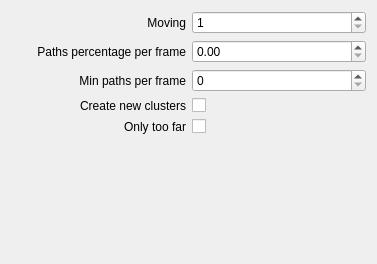
     <widget class="QWidget" name="m_PathsMovingTab">
      <attribute name="title">
       <string>Paths moving</string>
      </attribute>
      <layout class="QGridLayout" name="gridLayout_4">
       <item row="3" column="0">
        <widget class="QLabel" name="label_16">
         <property name="text">
          <string>Create new clusters</string>
         </property>
         <property name="alignment">
          <set>Qt::AlignRight|Qt::AlignTrailing|Qt::AlignVCenter</set>
         </property>
        </widget>
       </item>
       <item row="4" column="1">
        <widget class="QCheckBox" name="m_TryMovingOnlyWhenCurrentIsTooFar">
         <property name="text">
          <string/>
         </property>
        </widget>
       </item>
       <item row="1" column="0">
        <widget class="QLabel" name="label_14">
         <property name="text">
          <string>Paths percentage per frame</string>
         </property>
         <property name="alignment">
          <set>Qt::AlignRight|Qt::AlignTrailing|Qt::AlignVCenter</set>
         </property>
        </widget>
       </item>
       <item row="2" column="0">
        <widget class="QLabel" name="label_15">
         <property name="text">
          <string>Min paths per frame</string>
         </property>
         <property name="alignment">
          <set>Qt::AlignRight|Qt::AlignTrailing|Qt::AlignVCenter</set>
         </property>
        </widget>
       </item>
       <item row="2" column="1">
        <widget class="QSpinBox" name="m_MinPathsMovesPerFrame">
         <property name="maximum">
          <number>100</number>
         </property>
        </widget>
       </item>
       <item row="3" column="1">
        <widget class="QCheckBox" name="m_CreateNewCluster">
         <property name="text">
          <string/>
         </property>
        </widget>
       </item>
       <item row="1" column="1">
        <widget class="QDoubleSpinBox" name="m_PathsPercentageMovesPerFrame">
         <property name="maximum">
          <double>1.000000000000000</double>
         </property>
         <property name="singleStep">
          <double>0.010000000000000</double>
         </property>
        </widget>
       </item>
       <item row="5" column="0" colspan="2">
        <spacer name="verticalSpacer_3">
         <property name="orientation">
          <enum>Qt::Vertical</enum>
         </property>
         <property name="sizeHint" stdset="0">
          <size>
           <width>355</width>
           <height>119</height>
          </size>
         </property>
        </spacer>
       </item>
       <item row="4" column="0">
        <widget class="QLabel" name="label_17">
         <property name="text">
          <string>Only too far</string>
         </property>
         <property name="alignment">
          <set>Qt::AlignRight|Qt::AlignTrailing|Qt::AlignVCenter</set>
         </property>
        </widget>
       </item>
       <item row="0" column="0">
        <widget class="QLabel" name="label_23">
         <property name="text">
          <string>Moving</string>
         </property>
         <property name="alignment">
          <set>Qt::AlignRight|Qt::AlignTrailing|Qt::AlignVCenter</set>
         </property>
        </widget>
       </item>
       <item row="0" column="1">
        <widget class="QSpinBox" name="m_EnableMovingPathsCount">
         <property name="minimum">
          <number>1</number>
         </property>
         <property name="maximum">
          <number>10</number>
         </property>
        </widget>
       </item>
      </layout>
     </widget>
